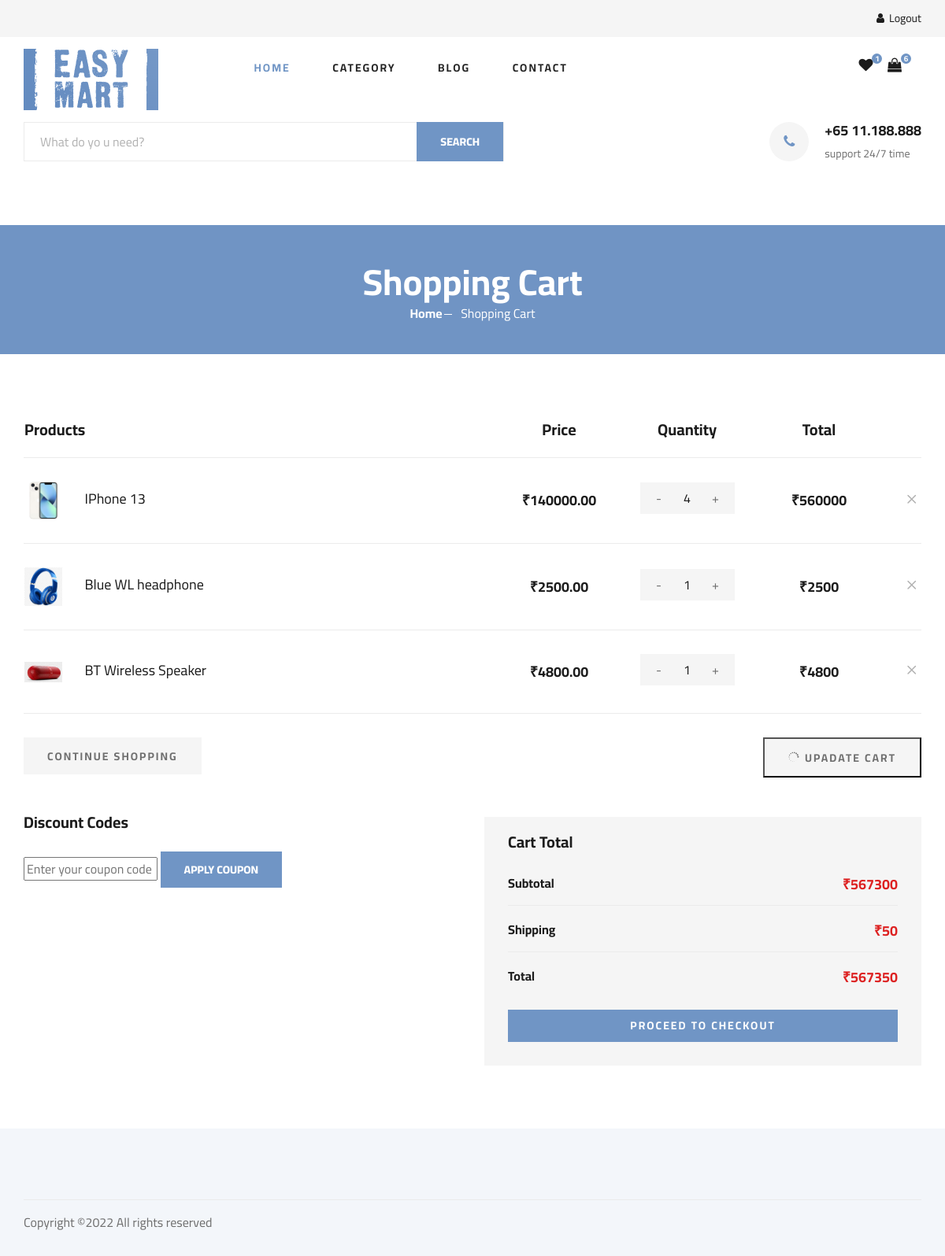
Screenshot of /cart/cart (signed in) with the database file from the repository.
### product/models.py (models this page shows, shortened)
class Product(models.Model):
    product_category = models.ForeignKey(ProductCategory, on_delete=models.CASCADE, related_name="Product")
    name = models.CharField(max_length=255)
    price = models.DecimalField(max_digits=8, decimal_places=2)
    description = models.TextField()
    sku = models.CharField(max_length=20)
    cover_image = models.ImageField()
    status = models.BooleanField(default=True)
    stock = models.IntegerField(default=0)

### cart/views.py (the view, shortened to what this page needs)
# urls.py: path('cart', views.CartView.as_view(), name="CartView"),
class CartView(View):
    template_name = 'cart.html'
    def get(self, request):
        navigationProductCategories = ProductCategory.objects.filter(status=True)
        cartProducts = Cart.objects.filter(user=request.user)
        carts = {}
        subTotal = 0
        shippingCost = 50
        for key, cartProduct in enumerate(cartProducts):
            productTotal = int(cartProduct.quantity) * int(cartProduct.product.price)
            subTotal += int(productTotal)
            carts[key] = {
                'product_image' : cartProduct.product.cover_image,
                'product_name' : cartProduct.product.name,
                'product_price' : cartProduct.product.price,
                'quantity' : cartProduct.quantity,
                'productTotal' : productTotal,
                'cart_id' : cartProduct.id
            }
        total = int(subTotal) + int(shippingCost)
        carts = list(carts.values())
        context = {
            'navigationProductCategories' : navigationProductCategories,
            'carts' : carts,
            'subTotal' : subTotal,
            'shippingCost' : shippingCost,
            'total' : total
        }
        return render(request, self.template_name, context)

### cart/templatetags/cart_count.py (called while the page is built)
@register.simple_tag
def cartCount(request):
    if request.user.is_authenticated:
        cart = Cart.objects.filter(user=request.user).aggregate(cart_sum=Sum('quantity'))
        return cart['cart_sum']
    return 0

### templates/cart.html (shortened to what this page needs)
{% extends 'base.html' %}
{% load static %}
{% block content %}
    {% include 'search.html' %}
    <section class="breadcrumb-section set-bg" data-setbg="{% static 'img/breadcrumb.jpg' %}">
        <div class="container">
            <div class="row">
                <div class="col-lg-12 text-center">
                    <div class="breadcrumb__text">
                        <h2>Shopping Cart</h2>
                        <div class="breadcrumb__option">
                            <a href="/">Home</a>
                            <span>Shopping Cart</span>
                        </div>
                    </div>
                </div>
            </div>
        </div>
    </section>
    <section class="shoping-cart spad">
        <div class="container">
            <form method="post">
                <div class="row">
                    <div class="col-lg-12">
                        <div class="shoping__cart__table">
                            <table>
                                <thead>
                                    <tr>
                                        <th class="shoping__product">Products</th>
                                        <th>Price</th>
                                        <th>Quantity</th>
                                        <th>Total</th>
                                        <th></th>
                                    </tr>
                                </thead>
                                <tbody>
                                    {% for cart in carts %}
                                        <tr>
                                            <td class="shoping__cart__item">
                                                <img class="cart_image" src="{{ cart.product_image.url }}" >
                                                <h5>{{ cart.product_name }}</h5>
                                            </td>
                                            <td class="shoping__cart__price">
                                                ₹{{ cart.product_price }}
                                            </td>
                                            <td class="shoping__cart__quantity">
                                                <div class="quantity">
                                                    <div class="pro-qty">
                                                        <input type="text" value="{{ cart.quantity }}" name="quantity">
                                                    </div>
                                                </div>
                                            </td>
                                            <td class="shoping__cart__total">
                                                ₹{{ cart.productTotal }}
                                            </td>
                                            <td class="shoping__cart__item__close">
                                                <span class="icon_close"></span>
                                            </td>
                                        </tr>
                                    {% endfor %}
                                </tbody>
                            </table>
                        </div>
                    </div>
                </div>
                <div class="row">
                    <div class="col-lg-12">
                        <div class="shoping__cart__btns">
                            <a href="/" class="primary-btn cart-btn">CONTINUE SHOPPING</a>
                            <button type="submit" class="primary-btn cart-btn cart-btn-right"><span class="icon_loading"></span>
                                Upadate Cart</button>
                        </div>
                    </div>
                    <div class="col-lg-6">
                        <div class="shoping__continue">
                            <div class="shoping__discount">
                                <h5>Discount Codes</h5>
                                <form action="#">
                                    <input type="text" placeholder="Enter your coupon code">
                                    <button type="submit" class="site-btn">APPLY COUPON</button>
                                </form>
                            </div>
                        </div>
                    </div>
                    <div class="col-lg-6">
                        <div class="shoping__checkout">
                            <h5>Cart Total</h5>
                            <ul>
                                <li>Subtotal <span>₹{{ subTotal }}</span></li>
                                <li>Shipping <span>₹{{ shippingCost }}</span></li>
                                <li>Total <span>₹{{ total }}</span></li>
                            </ul>
                            <a href="{% url 'CheckoutView' %}" class="primary-btn">PROCEED TO CHECKOUT</a>
                        </div>
                    </div>
                </div>
            </form>
        </div>
    </section>
{% endblock content %}

### templates/cart.html (style rules this page uses)
.cart_image { width: 3em; }

### rows the page displays
Product: product_name "IPhone 13", product_price "140000.00"
Product: product_name "Blue WL headphone", product_price "2500.00"
Product: product_name "BT Wireless Speaker", product_price "4800.00"

### other values shown
{{ count_of_cart }} "6"
{{ cart.productTotal }} "560000" "2500" "4800"
{{ subTotal }} "567300"
{{ shippingCost }} "50"
{{ total }} "567350"
